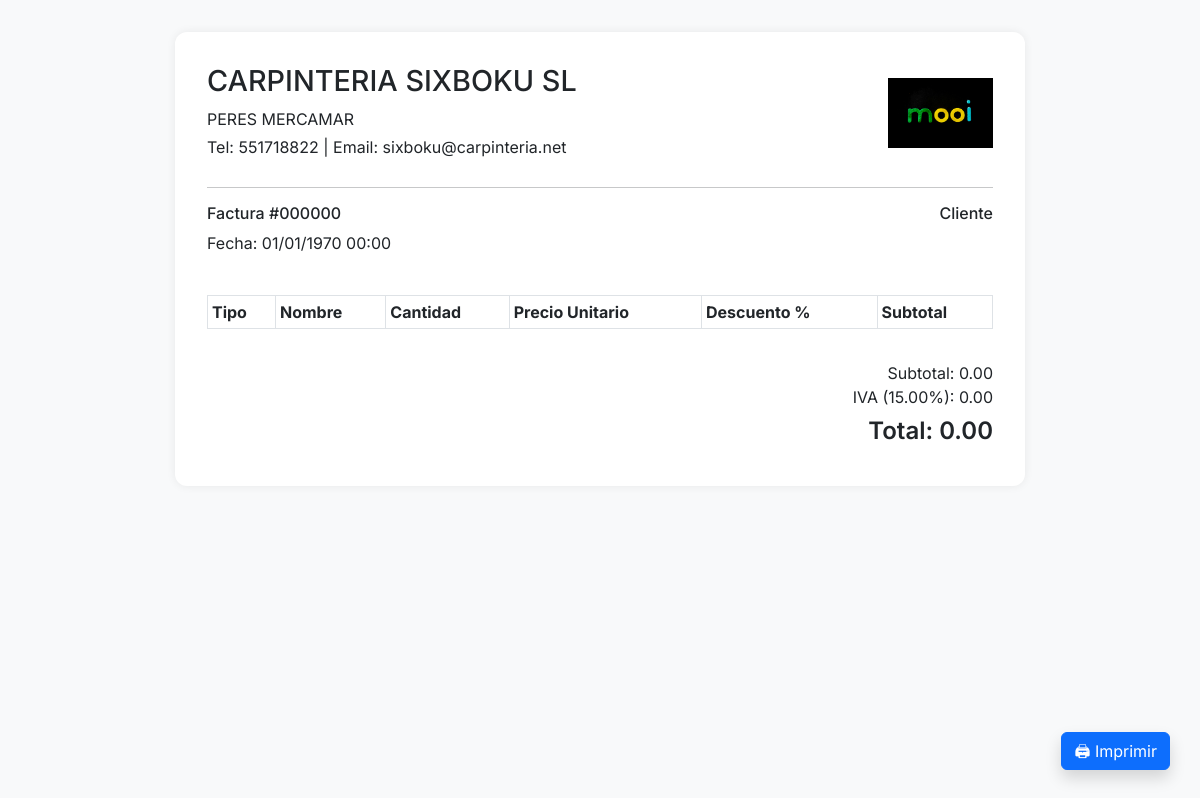
Page /api/factura.php on the earlier database version.
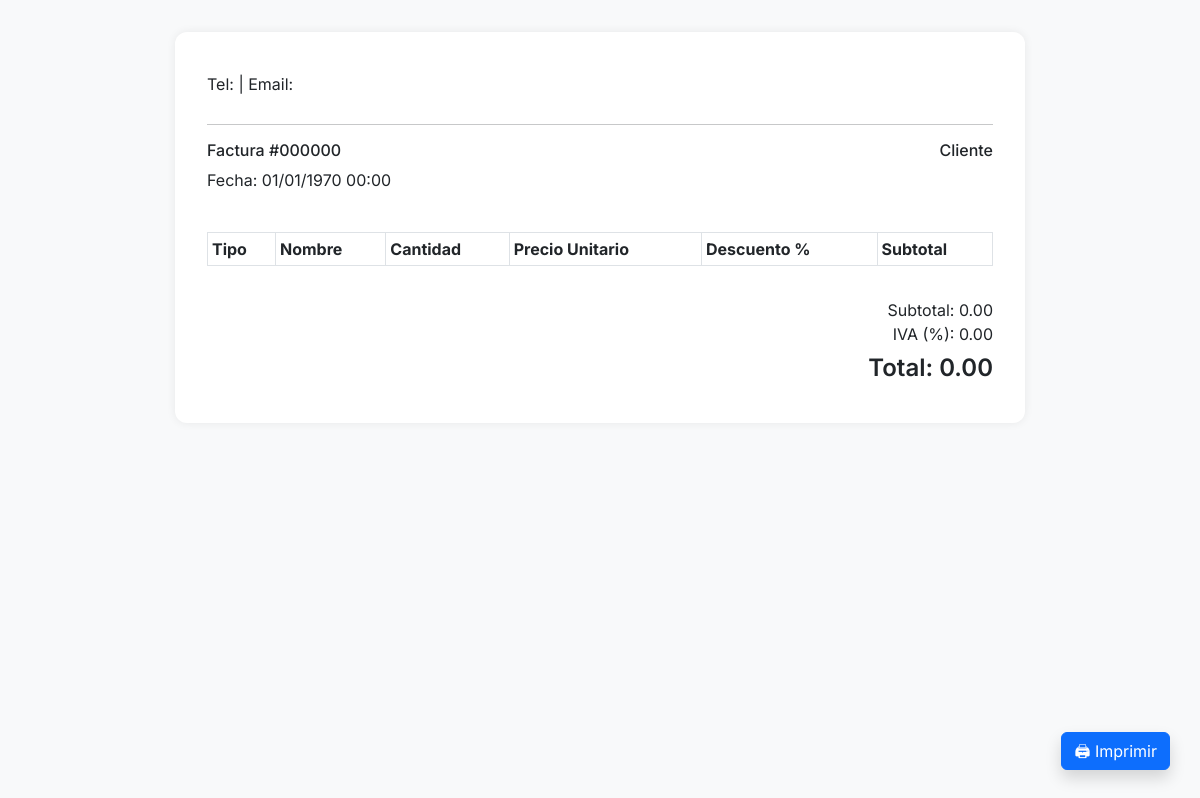
Same page on the later database version.
### tables this page shows
CREATE TABLE configuracion (
  id INT PRIMARY KEY AUTO_INCREMENT,
  nombre_empresa VARCHAR(100),
  direccion VARCHAR(255),
  telefono VARCHAR(20),
  correo VARCHAR(100),
  logo VARCHAR(255),
  iva DECIMAL(5,2),
  nif VARCHAR(10),
  moneda VARCHAR(10),
  imagen TEXT,
  vision TEXT,
  mision TEXT,
  historia TEXT
);

### api/factura.php (the view, shortened to what this page needs)
<?php
require_once '../config/conexion.php';
$venta_id = isset($_GET['id']) ? intval($_GET['id']) : 0;
$stmt = $pdo->query("SELECT * FROM configuracion LIMIT 1");
$config = $stmt->fetch(PDO::FETCH_ASSOC);
$stmtVenta = $pdo->prepare("
    SELECT v.*, c.nombre AS cliente_nombre, c.direccion AS cliente_direccion, c.telefono AS cliente_telefono
    FROM ventas v
    LEFT JOIN clientes c ON v.cliente_id = c.id
    WHERE v.id = ?
");
$stmtVenta->execute([$venta_id]);
$venta = $stmtVenta->fetch(PDO::FETCH_ASSOC);
?>
<!DOCTYPE html>
<html lang="es">
<head>
    <link href="https://cdn.jsdelivr.net/npm/bootstrap@5.3.0/dist/css/bootstrap.min.css" rel="stylesheet">
</head>
<body>
<div class="factura">
    <div class="d-flex justify-content-between align-items-center mb-4">
        <div>
            <h1><?= htmlspecialchars($config['nombre_empresa']) ?></h1>
            <p class="mb-1"><?= $config['direccion'] ?></p>
            <p class="mb-1">Tel: <?= $config['telefono'] ?> | Email: <?= $config['correo'] ?></p>
        </div>
        <div>
            <?php if (!empty($config['logo'])): ?>
                <img src="<?= $config['logo'] ?>" class="logo" alt="Logo">
            <?php endif; ?>
        </div>
    </div>
    <hr>
    <div class="row mb-4">
        <div class="col-md-6">
            <h6>Factura #<?= str_pad($venta['id'], 6, '0', STR_PAD_LEFT) ?></h6>
            <p>Fecha: <?= date('d/m/Y H:i', strtotime($venta['fecha'])) ?></p>
        </div>
        <div class="col-md-6 text-md-end">
            <h6>Cliente</h6>
        </div>
    </div>
    <table class="table table-bordered table-sm">
        <thead>
            <tr>
                <th>Tipo</th>
                <th>Nombre</th>
                <th>Cantidad</th>
                <th>Precio Unitario</th>
                <th>Descuento %</th>
                <th>Subtotal</th>
            </tr>
        </thead>
    </table>
    <?php
        $subtotal = $venta['total'] / (1 + ($config['iva'] / 100));
        $iva = $venta['total'] - $subtotal;
    ?>
    <div class="resumen">
        <p>Subtotal: <?= number_format($subtotal, 2) ?> </p>
        <p>IVA (<?= $config['iva'] ?>%): <?= number_format($iva, 2) ?></p>
        <h4>Total: <?= number_format($venta['total'], 2) ?></h4>
    </div>
</div>
<div class="btn-imprimir">
    <button onclick="window.print()" class="btn btn-primary shadow">🖨 Imprimir</button>
</div>
</body>
</html>

### api/factura.php (style rules this page uses)
body { font-family: 'Inter', sans-serif; background: #f8f9fa; }
.factura { background: #fff; max-width: 850px; margin: 2rem auto; padding: 2rem; border-radius: 12px; box-shadow: 0 0 10px rgba(0,0,0,0.07); }
.table thead { background: #e9ecef; }
.table th, .table td { vertical-align: middle; }
.resumen { text-align: right; margin-top: 2rem; }
.resumen p { margin: 0; }
.resumen h4 { margin-top: 0.5rem; font-weight: 600; color: #212529; }
.btn-imprimir { position: fixed; bottom: 30px; right: 30px; z-index: 1000; }
.factura h1 { font-size: 1.8rem; }
.factura .logo { max-height: 70px; }

Differences in the rows shown:
removed configuracion: nombre_empresa "CARPINTERIA SIXBOKU SL", direccion "PERES MERCAMAR", telefono "551718822", correo "sixboku@carpinteria.net", logo (picture), iva "0.00", iva "15.00"
Other differences:
$subtotal: (not shown) → "0.00"
$iva: (not shown) → "0.00"
